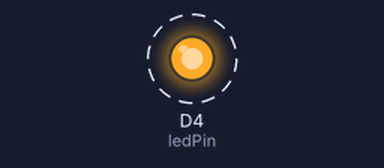
A sketch run on a simulated ESP8266 (NodeMCU). On the bench: output pins drawn as LEDs (lit = HIGH). Dashed ring = blinking. What the sketch prints to the serial monitor is not drawn.

Above: at 0.8 s.
Timing chart, 0 to 3.1 s (numbered marks = the images above):
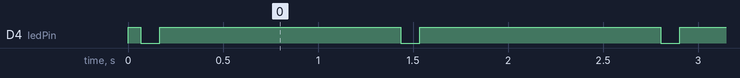

The sketch:

IR_Remote_Send.ino
```cpp
#include <IRremoteESP8266.h>
#include <IRsend.h>

const uint16_t kIrLed = D5;   // GPIO4
const int ledPin = LED_BUILTIN;

IRsend irsend(kIrLed);

void setup() {
  Serial.begin(115200);
  irsend.begin();
  Serial.println("IR Transmitter Ready...");
  pinMode(ledPin, OUTPUT);
  digitalWrite(ledPin, HIGH);
}

// 0x0x3D00FF OFF
// 0x0x3D807F Mute

void loop() {

  Serial.println("Sending IR Code...");

  // Send NEC code
  irsend.sendNEC(0x3D00FF, 32);  // 32 bits for NEC

  // Blink for 100ms
  digitalWrite(ledPin, LOW);
  delay(100);
  digitalWrite(ledPin, HIGH);

  delay(1200);  // send every 5 seconds
}
```

Measured:
- by itself, D4 (ledPin): alternates HIGH for 1.3 s and LOW for 0.10 s
